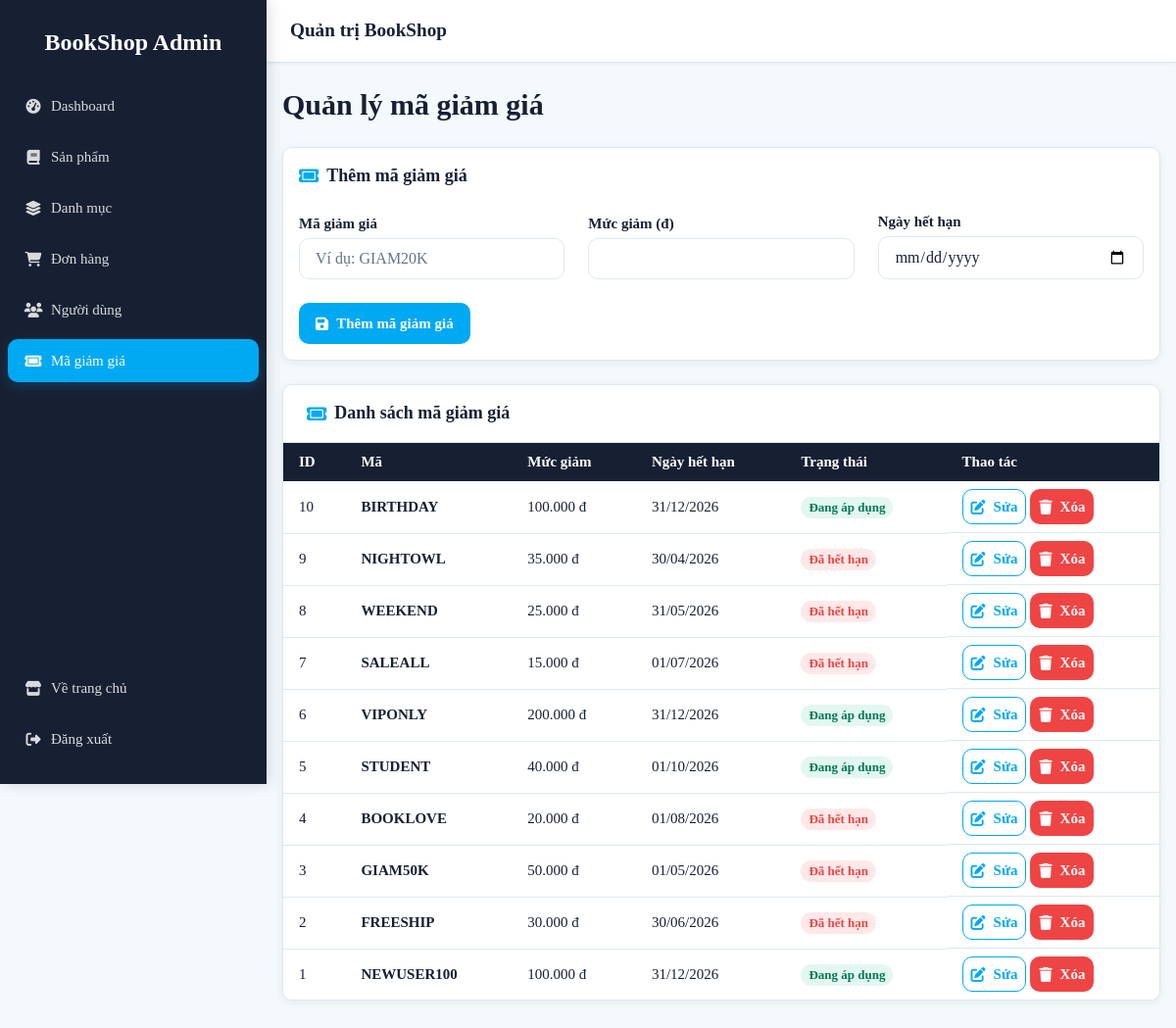
The page /admin/coupons.php (signed in) on the database as committed earlier.
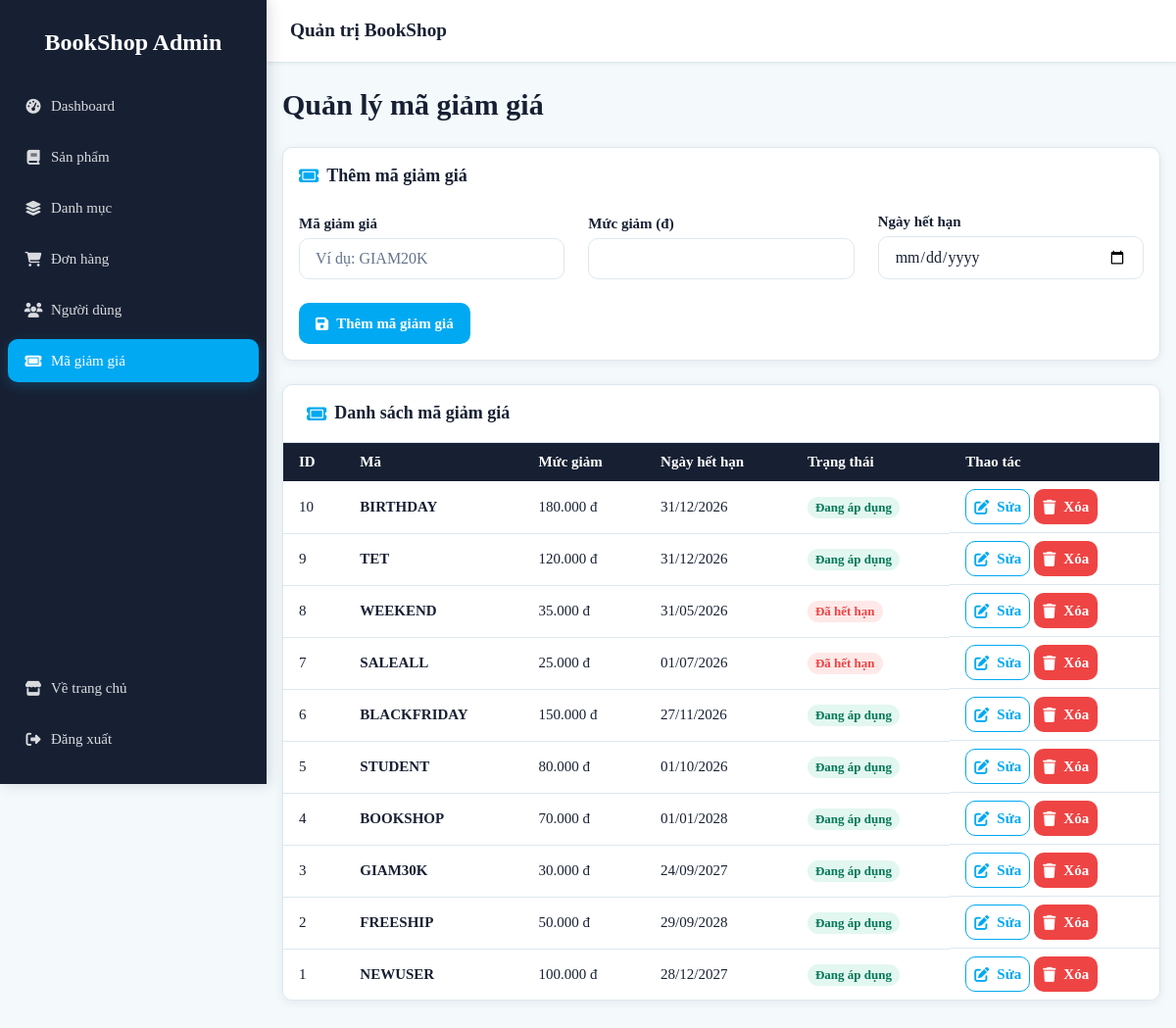
The same page on the database as committed later.
### tables this page shows
CREATE TABLE `voucher` (
  `VoucherID` int NOT NULL AUTO_INCREMENT,
  `VoucherCode` varchar(50) NOT NULL,
  `DiscountValue` decimal(10,2) NOT NULL,
  `ExpiredDate` datetime DEFAULT NULL,
  PRIMARY KEY (`VoucherID`),
  UNIQUE KEY `VoucherCode` (`VoucherCode`)
);

### admin/coupons.php (the view, shortened to what this page needs)
<?php
require_once 'data.php';
require_once 'partials.php';
$editCoupon = null;
$coupons = [];
$res = $conn->query("SELECT * FROM voucher ORDER BY VoucherID DESC");
if ($res) {
  while ($row = $res->fetch_assoc()) {
    $coupons[] = $row;
  }
}
function getCouponStatus($expiredDate) {
  $expTime = strtotime($expiredDate);
  $nowTime = time();
  if (date('Y-m-d', $expTime) >= date('Y-m-d', $nowTime)) {
    return 'Đang áp dụng';
  }
  return 'Đã hết hạn';
}
?>
<!DOCTYPE html>
<html lang="vi">
<head>
  <title>Quản lý mã giảm giá</title><?= adminCssLinks() ?>
</head>
<body>
  <div class="app-layout">
    <?php adminSidebar(); ?>
    <main class="page-content">
      <header class="page-header"><div><h1>Quản lý mã giảm giá</h1></div></header>
      <form method="post" class="card admin-form-card">
        <div class="card__body form">
          <h2 class="admin-form-card__title"><i class="fa-solid fa-ticket" aria-hidden="true"></i><?= $editCoupon ? 'Chỉnh sửa mã giảm giá' : 'Thêm mã giảm giá' ?></h2>
          <div class="form-row">
            <div class="form-group">
              <label class="form-label">Mã giảm giá</label>
              <input class="form-control" name="code" value="<?= h($editCoupon['VoucherCode'] ?? '') ?>" placeholder="Ví dụ: GIAM20K" required>
            </div>
            <div class="form-group">
              <label class="form-label">Mức giảm (đ)</label>
              <input class="form-control" type="number" min="0" name="discount" value="<?= h($editCoupon['DiscountValue'] ?? '') ?>" required>
            </div>
            <div class="form-group">
              <label class="form-label">Ngày hết hạn</label>
              <input class="form-control" type="date" name="expired_date" value="<?= h($editCoupon['ExpiredDate'] ? date('Y-m-d', strtotime($editCoupon['ExpiredDate'])) : '') ?>" required>
            </div>
          </div>
          <div class="btn-group">
            <button class="btn btn--primary" type="submit"><i class="fa-solid fa-floppy-disk" aria-hidden="true"></i><?= $editCoupon ? 'Cập nhật mã giảm giá' : 'Thêm mã giảm giá' ?></button>
          </div>
        </div>
      </form>
      <section class="admin-table-card" aria-labelledby="coupons-table-title">
        <h2 id="coupons-table-title" class="admin-table-card__title"><i class="fa-solid fa-ticket" aria-hidden="true"></i>Danh sách mã giảm giá</h2>
        <div class="table-wrapper">
        <table class="table">
          <thead>
            <tr>
              <th>ID</th>
              <th>Mã</th>
              <th>Mức giảm</th>
              <th>Ngày hết hạn</th>
              <th>Trạng thái</th>
              <th>Thao tác</th>
            </tr>
          </thead>
          <tbody>
            <?php if (empty($coupons)): ?>
              <tr><td colspan="6"><div class="admin-table-empty"><i class="fa-solid fa-ticket" aria-hidden="true"></i><strong>Chưa có mã giảm giá</strong><span>Danh sách mã giảm giá hiện đang trống.</span></div></td></tr>
            <?php else: ?>
            <?php foreach ($coupons as $coupon):
              $status = getCouponStatus($coupon['ExpiredDate']);
            ?>
              <tr>
                <td><?= h($coupon['VoucherID']) ?></td>
                <td><strong><?= h($coupon['VoucherCode']) ?></strong></td>
                <td><?= number_format($coupon['DiscountValue'], 0, ',', '.') ?> đ</td>
                <td><?= $coupon['ExpiredDate'] ? date('d/m/Y', strtotime($coupon['ExpiredDate'])) : 'Không giới hạn' ?></td>
                <td><span class="badge <?= badgeClass($status) ?>"><?= h($status) ?></span></td>
                <td class="table__actions">
                  <a class="btn btn--sm btn--outline" href="coupons.php?edit=<?= h($coupon['VoucherID']) ?>"><i class="fa-solid fa-pen-to-square" aria-hidden="true"></i>Sửa</a>
                  <form method="post" onsubmit="return confirm('Bạn có chắc chắn muốn xóa mã giảm giá này?')" style="display:inline">
                    <button class="btn btn--sm btn--danger" type="submit"><i class="fa-solid fa-trash" aria-hidden="true"></i>Xóa</button>
                  </form>
                </td>
              </tr>
            <?php endforeach; ?>
            <?php endif; ?>
          </tbody>
        </table>
        </div>
      </section>
    </main>
  </div>
  </div>
</body>
</html>

### admin/partials.php (shortened to what this page needs)
<?php
function h($value) {
  return htmlspecialchars((string) $value, ENT_QUOTES, 'UTF-8');
}
function activeClass($page) {
  return basename($_SERVER['PHP_SELF']) === $page ? 'is-active' : '';
}
function adminCssLinks() {
  return '
  <link rel="stylesheet" href="../assets/css/variables.css?v=3">
  <link rel="stylesheet" href="../assets/css/components/button.css?v=3">
  <link rel="stylesheet" href="../assets/css/components/badge.css?v=3">
  <link rel="stylesheet" href="../assets/css/components/card.css?v=3">
  <link rel="stylesheet" href="../assets/css/components/form.css?v=3">
  <link rel="stylesheet" href="../assets/css/components/navbar.css?v=3">
  <link rel="stylesheet" href="../assets/css/components/table.css?v=3">
  <link rel="stylesheet" href="../assets/css/components/alert_toast.css?v=3">
  <link rel="stylesheet" href="../assets/css/admin.css?v=2">
  <link rel="stylesheet" href="https://cdn.jsdelivr.net/npm/toastify-js@1.12.0/src/toastify.min.css">
  <link rel="stylesheet" href="https://cdnjs.cloudflare.com/ajax/libs/font-awesome/6.4.0/css/all.min.css">';
}
function badgeClass($status) {
  if (in_array($status, ['Đang bán', 'Hiển thị', 'Hoạt động', 'Đang áp dụng', 'Hoàn thành'], true)) {
    return 'badge--success';
  }
  if (in_array($status, ['Ngừng bán', 'Ẩn', 'Đã khóa', 'Đã hết hạn', 'Đã hủy'], true)) {
    return 'badge--danger';
  }
  return 'badge--info';
}
function adminSidebar() {
  ?>
  <aside class="admin-sidebar" id="admin-sidebar" aria-label="Điều hướng quản trị">
    <div class="admin-sidebar__header">
      <a href="index.php" class="admin-sidebar__brand">BookShop Admin</a>
    </div>
    <nav class="admin-sidebar__nav">
      <ul class="admin-sidebar__menu">
        <li><a href="index.php" class="admin-sidebar__link <?= activeClass('index.php') ?>"><i class="fa-solid fa-gauge-high" aria-hidden="true"></i><span>Dashboard</span></a></li>
        <li><a href="products.php" class="admin-sidebar__link <?= activeClass('products.php') ?>"><i class="fa-solid fa-book" aria-hidden="true"></i><span>Sản phẩm</span></a></li>
        <li><a href="categories.php" class="admin-sidebar__link <?= activeClass('categories.php') ?>"><i class="fa-solid fa-layer-group" aria-hidden="true"></i><span>Danh mục</span></a></li>
        <li><a href="orders.php" class="admin-sidebar__link <?= activeClass('orders.php') ?>"><i class="fa-solid fa-cart-shopping" aria-hidden="true"></i><span>Đơn hàng</span></a></li>
        <li><a href="users.php" class="admin-sidebar__link <?= activeClass('users.php') ?>"><i class="fa-solid fa-users" aria-hidden="true"></i><span>Người dùng</span></a></li>
        <li><a href="coupons.php" class="admin-sidebar__link <?= activeClass('coupons.php') ?>"><i class="fa-solid fa-ticket" aria-hidden="true"></i><span>Mã giảm giá</span></a></li>
      </ul>
    </nav>
    <div class="admin-sidebar__footer">
      <a href="/BookShop/trangchu/index.php" class="admin-sidebar__link"><i class="fa-solid fa-store" aria-hidden="true"></i><span>Về trang chủ</span></a>
      <a href="#" class="admin-sidebar__link admin-sidebar__link--danger" id="admin-logout-link"><i class="fa-solid fa-right-from-bracket" aria-hidden="true"></i><span>Đăng xuất</span></a>
    </div>
  </aside>
  <div class="admin-main">
    <header class="admin-topbar">
      <span class="admin-topbar__title">Quản trị BookShop</span>
    </header>
  <?php
}
?>

### assets/css/variables.css (style rules this page uses)
:root { --navbar-bg: #ffffff; --navbar-text: #172033; --navbar-muted: #64748b; --navbar-border: #dce8ef; --navbar-icon-bg: #f4f9fc; --navbar-focus: rgb(0, 169, 242); --navbar-hover: rgb(0, 135, 195); --footer-bg: #111827; --footer-text: #cbd5e1; --footer-muted: #94a3b8; --footer-border: rgba(255, 255, 255, 0.12); --footer-link-hover: #818cf8; --color-primary-dark: #172033; --color-primary: rgb(0, 169, 242); --color-primary-hover: rgb(0, 135, 195); --color-secondary: #f9b234; --color-accent: rgb(0, 169, 242); --color-accent-dark: rgb(0, 135, 195); --color-background: #f4f9fc; --color-surface: #ffffff; --color-border: #dce8ef; --color-text: #172033; --color-text-light: #64748b; --color-success: #10b981; --color-error: #ef4444; --color-warning: #f59e0b; --color-info: rgb(0, 169, 242); --font-family-base: 'Plus Jakarta Sans', 'Segoe UI', Roboto, Helvetica, Arial, sans-serif; --font-size-base: 16px; --font-size-xxs: 0.733rem; --font-size-sm: 0.866rem; --font-size-md: 1rem; --font-size-lg: 1.2rem; --font-size-xl: 1.466rem; --font-size-xxl: 1.866rem; --font-size-3xl: 2.4rem; --font-weight-normal: 400; --font-weight-medium: 500; --font-weight-bold: 600; --font-weight-extra-bold: 700; --line-height-base: 1.6; --spacing-xxs: 2px; --spacing-xs: 4px; --spacing-sm: 8px; --spacing-md: 16px; --spacing-lg: 24px; --spacing-xl: 40px; --spacing-xxl: 64px; --border-radius-sm: 6px; --border-radius: 10px; --border-radius-lg: 16px; --border-width: 1px; --box-shadow-sm: 0 1px 3px rgba(44, 62, 80, 0.08); --box-shadow-md: 0 4px 12px rgba(44, 62, 80, 0.12); --box-shadow-lg: 0 8px 24px rgba(44, 62, 80, 0.16); --transition-fast: 0.15s cubic-bezier(0.4, 0, 0.2, 1); --transition-base: 0.3s cubic-bezier(0.4, 0, 0.2, 1); --transition-slow: 0.5s cubic-bezier(0.4, 0, 0.2, 1); }
html, body { margin: 0; padding: 0; color: var(--color-text); background-color: var(--color-background); font-family: var(--font-family-base); font-size: var(--font-size-base); font-weight: var(--font-weight-normal); line-height: var(--line-height-base); }
button, input, select, textarea { font: inherit; }
*, *::before, *::after { box-sizing: border-box; }

### assets/css/components/button.css (style rules this page uses)
.btn { display: inline-flex; align-items: center; justify-content: center; gap: var(--spacing-sm); padding: var(--spacing-sm) var(--spacing-md); font-family: var(--font-family-base); font-size: var(--font-size-sm); font-weight: var(--font-weight-bold); line-height: 1.4; text-decoration: none; white-space: nowrap; border: var(--border-width) solid transparent; border-radius: var(--border-radius); cursor: pointer; transition: background-color var(--transition-fast), color var(--transition-fast), border-color var(--transition-fast), box-shadow var(--transition-fast), transform var(--transition-fast); min-height: 42px; }
.btn--primary { background-color: var(--color-primary); color: var(--color-surface); }
.btn--outline { background-color: transparent; color: var(--color-primary); border-color: var(--color-primary); }
.btn--danger { background-color: var(--color-error); color: var(--color-surface); }
.btn--sm { min-height: 36px; padding: var(--spacing-xs) var(--spacing-sm); font-size: 0.8125rem; }
.btn-group { display: inline-flex; flex-wrap: wrap; gap: var(--spacing-sm); }

### assets/css/components/badge.css (style rules this page uses)
.badge { display: inline-flex; align-items: center; gap: var(--spacing-xs); padding: var(--spacing-xxs) var(--spacing-sm); font-size: 0.75rem; font-weight: var(--font-weight-bold); line-height: 1.4; border-radius: 999px; white-space: nowrap; }
.badge--success { background-color: rgba(16, 185, 129, 0.12); color: #047857; }
.badge--danger { background-color: rgba(255, 68, 68, 0.12); color: var(--color-error); }

### assets/css/components/card.css (style rules this page uses)
.card { display: flex; flex-direction: column; background-color: var(--color-surface); border: var(--border-width) solid var(--color-border); border-radius: var(--border-radius); box-shadow: var(--box-shadow-sm); overflow: hidden; transition: box-shadow var(--transition-base), transform var(--transition-base); }
.card__body { display: flex; flex-direction: column; gap: var(--spacing-sm); padding: var(--spacing-md); flex: 1; }

Rows that differ between the two databases and show on the page:
changed voucher "BIRTHDAY": DiscountValue "100.000" → "180.000"
changed voucher id 9: VoucherCode "NIGHTOWL" → "TET"; DiscountValue "35.000" → "120.000"; ExpiredDate "30/04/2026" → "31/12/2026"; ExpiredDate "Đã hết hạn" → "Đang áp dụng"
changed voucher "WEEKEND": DiscountValue "25.000" → "35.000"
changed voucher "SALEALL": DiscountValue "15.000" → "25.000"
changed voucher id 6: VoucherCode "VIPONLY" → "BLACKFRIDAY"; DiscountValue "200.000" → "150.000"; ExpiredDate "31/12/2026" → "27/11/2026"
changed voucher "STUDENT": DiscountValue "40.000" → "80.000"
changed voucher id 4: VoucherCode "BOOKLOVE" → "BOOKSHOP"; DiscountValue "20.000" → "70.000"; ExpiredDate "01/08/2026" → "01/01/2028"; ExpiredDate "Đã hết hạn" → "Đang áp dụng"
changed voucher id 3: VoucherCode "GIAM50K" → "GIAM30K"; DiscountValue "50.000" → "30.000"; ExpiredDate "01/05/2026" → "24/09/2027"; ExpiredDate "Đã hết hạn" → "Đang áp dụng"
changed voucher "FREESHIP": DiscountValue "30.000" → "50.000"; ExpiredDate "30/06/2026" → "29/09/2028"; ExpiredDate "Đã hết hạn" → "Đang áp dụng"
changed voucher id 1: VoucherCode "NEWUSER100" → "NEWUSER"; ExpiredDate "31/12/2026" → "28/12/2027"
